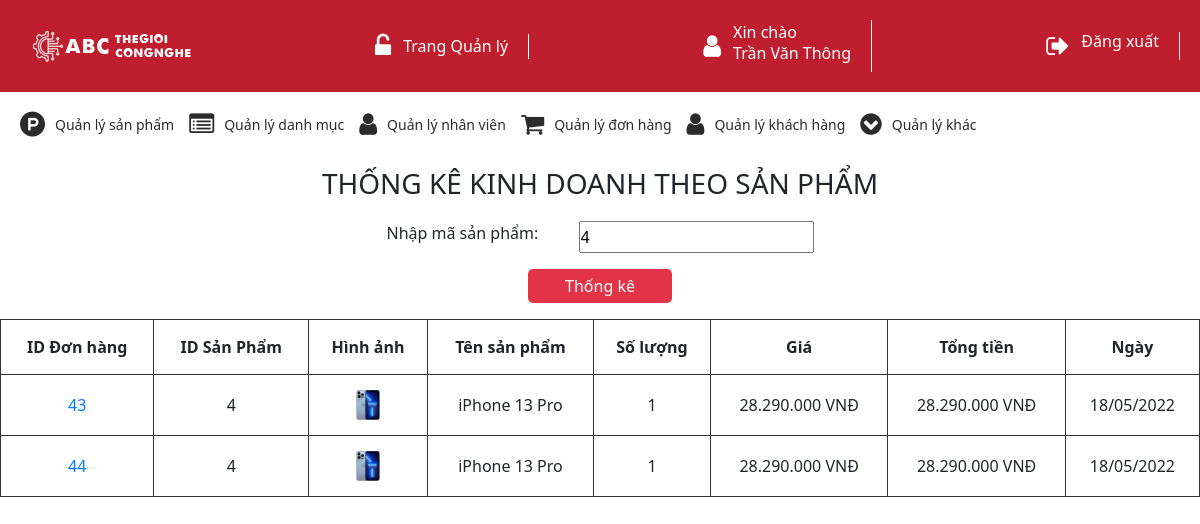
The page /admin/order/thongkeSanPham.php?product_id=4 (signed in) on the database its author committed.
### tables this page shows
CREATE TABLE `tbl_detail` (
  `order_id` int(11) NOT NULL,
  `product_id` int(11) NOT NULL,
  `name` varchar(255) NOT NULL,
  `price` decimal(10,2) NOT NULL,
  `quantity` int(255) NOT NULL,
  `total` decimal(10,2) NOT NULL,
  `image` varchar(255) NOT NULL
);

CREATE TABLE `tbl_product` (
  `product_id` int(11) NOT NULL,
  `category_id` int(11) NOT NULL,
  `name` varchar(255) NOT NULL,
  `price` decimal(10,2) NOT NULL,
  `detail` text NOT NULL,
  `image` varchar(255) NOT NULL,
  `status` tinyint(1) NOT NULL,
  `created` date NOT NULL,
  `modified` date NOT NULL
);

CREATE TABLE `tbl_order` (
  `order_id` int(11) NOT NULL,
  `user_id` int(11) NOT NULL,
  `state_id` int(11) NOT NULL,
  `chinhanh_id` int(11) NOT NULL,
  `address` varchar(255) NOT NULL,
  `total` decimal(10,2) NOT NULL,
  `created` date NOT NULL
);

### admin/order/thongkeSanPham.php (called while the page is built, shortened)
<?php
    require '../../libraries/connect.php';
    require '../../models/chitietphanquyen.php';
    require '../../models/detail.php';
    $chinhanh_id = $_SESSION['admin']['chinhanh_id'];
    $maAdmin = $_SESSION['admin']['admin_id'];
    $maPhanQuyen = 18;
    if(!get_phanquyen_to_access_by_admin($maAdmin ,$maPhanQuyen ,$connect))
        header('location:../error/display.php');
    if($_GET)
        $statistic_sanPham = get_statistic_sanPham($chinhanh_id,$_GET['product_id'],$connect);
    require '../../views/admin/order/thongkeSanPham.tpl.php';
?>

### models/chitietphanquyen.php (called while the page is built)
<?php
    function get_phanquyen_to_access_by_admin($maAdmin, $maPhanQuyen, $connect)
    {
        $sql = "SELECT COUNT(*) as COQUYEN FROM tbl_chitietphanquyen as ctpq, tbl_vaitro as vt, tbl_admin as admin WHERE admin.vaitro_id = vt.vaitro_id AND ctpq.vaitro_id = vt.vaitro_id and ctpq.phanquyen_id = $maPhanQuyen and admin.admin_id = $maAdmin";
        $query = mysqli_query($connect, $sql);
        $get_co_quyen = mysqli_fetch_assoc($query);
        $co_quyen = $get_co_quyen['COQUYEN'];
        if($co_quyen == 1)
            return true;
        else
            return false;
    }
?>

### models/detail.php (called while the page is built, shortened)
<?php
    function get_statistic_sanPham($chinhanh_id, $product_id, $connect)
    {
        $sql = "SELECT ct.order_id, ct.product_id, sp.name, ct.quantity, ct.price, ct.total, od.created, ct.image FROM tbl_detail as ct, tbl_order as od, tbl_product as sp WHERE od.chinhanh_id = $chinhanh_id AND od.order_id = ct.order_id AND ct.product_id = sp.product_id AND ct.product_id = $product_id";
        return mysqli_query($connect, $sql);
    }
?>

### views/admin/order/thongkeSanPham.tpl.php (the view, shortened to what this page needs)
<!DOCTYPE html>
<html>
<head>
<link rel="stylesheet" href="https://stackpath.bootstrapcdn.com/bootstrap/4.3.1/css/bootstrap.min.css">
<link rel="stylesheet" href="https://maxcdn.bootstrapcdn.com/font-awesome/4.7.0/css/font-awesome.min.css">
<link rel="stylesheet" href="../../templates/admin/common/menu.css">
<link rel="stylesheet" href="../../templates/admin/common/table.css">
<link rel="stylesheet" href="../../templates/admin/order/thongke.css">
</head>
<body>
<?php require '../../views/admin/common/menu.tpl.php'; ?>
<h3 class="title">Thống kê kinh doanh theo sản phẩm</h3>
<form name="thongke" method="get" action="">
    <p>
        <label>Nhập mã sản phẩm:</label>
        <input type="text" name="product_id" value="<?php if(isset($_GET['product_id'])): echo $_GET['product_id']; endif; ?>">
    </p>
    <p>
        <input type="submit" value="Thống kê" class="submit">
    </p>
</form>
<?php if (isset($statistic_sanPham)): ?>
    <table width="100%" cellpadding="10">
        <tr>
            <th>ID Đơn hàng</th>
            <th>ID Sản Phẩm</th>
            <th>Hình ảnh</th>
            <th>Tên sản phẩm</th>
            <th>Số lượng</th>
            <th>Giá</th>
            <th>Tổng tiền</th>
            <th>Ngày</th>
        </tr>
        <?php while ($detail = mysqli_fetch_assoc($statistic_sanPham)): ?>
            <tr>
                <td>
                    <a href="<?php echo SITE_URL . 'doan/admin/detail/list.php?order_id=' . $detail['order_id']; ?>"><?php echo $detail['order_id']; ?></a>
                </td>
                <td>
                    <?php echo $detail['product_id']; ?>
                </td>
                <td>
                    <img src="<?php echo SITE_URL . 'doan/userfiles/' . $detail['image']; ?>" width="30" height="30">
                </td>
                <td>
                    <?php echo $detail['name']; ?>
                </td>
                <td>
                    <?php echo $detail['quantity']?>
                </td>
                <td>
                    <?php echo number_format($detail['price'], 0, '', '.'); ?> VNĐ
                </td>
                <td>
                    <?php echo number_format($detail['total'], 0, '', '.'); ?> VNĐ
                </td>
                <td>
                    <?php echo date('d/m/Y', strtotime($detail['created'])); ?>
                </td>
            </tr>
        <?php endwhile; ?>
    </table>
<?php endif; ?>
</body>
</html>

### templates/admin/common/menu.css (style rules this page uses)
* { padding: 0; margin: 0; box-sizing: border-box; }
body { font-family: 'Segoe UI', Tahoma, Geneva, Verdana, sans-serif; }
:root { --main-color:#be1e2d; --white-color:#fff; }
h3.title { text-align:center; margin:10px 0px 20px 0px; text-transform: uppercase; }

### templates/admin/common/table.css (style rules this page uses)
table, th, td { border: 0.2px solid #333; border-collapse: collapse; text-align:center; }
th, td { padding: 15px 10px; }

### templates/admin/order/thongKe.css (style rules this page uses)
* { padding: 0; margin: 0; box-sizing: border-box; }
body { font-family: 'Segoe UI', Tahoma, Geneva, Verdana, sans-serif; }
:root { --main-color:#be1e2d; --white-color:#fff; }
form { width: 40%; margin-left: auto; margin-right: auto; }
form p { display: flex; justify-content: center; }
form p label { width: 40%; }
.submit { width: 30%; padding: 5px 0px; background-color: #e23446; border: none; color: white; border-radius: 5px; margin-left: auto; margin-right: auto; }
h3.title { text-align: center; }

### rows shown on the page
tbl_detail: order "43", product "4", image (picture), product.name "iPhone 13 Pro", quantity "1", price "28.290.000", total "28.290.000", order.created "18/05/2022"
tbl_detail: order "44", product "4", image (picture), product.name "iPhone 13 Pro", quantity "1", price "28.290.000", total "28.290.000", order.created "18/05/2022"

### other values the page prints
$_SESSION['admin']['fullname'] "Trần Văn Thông"
